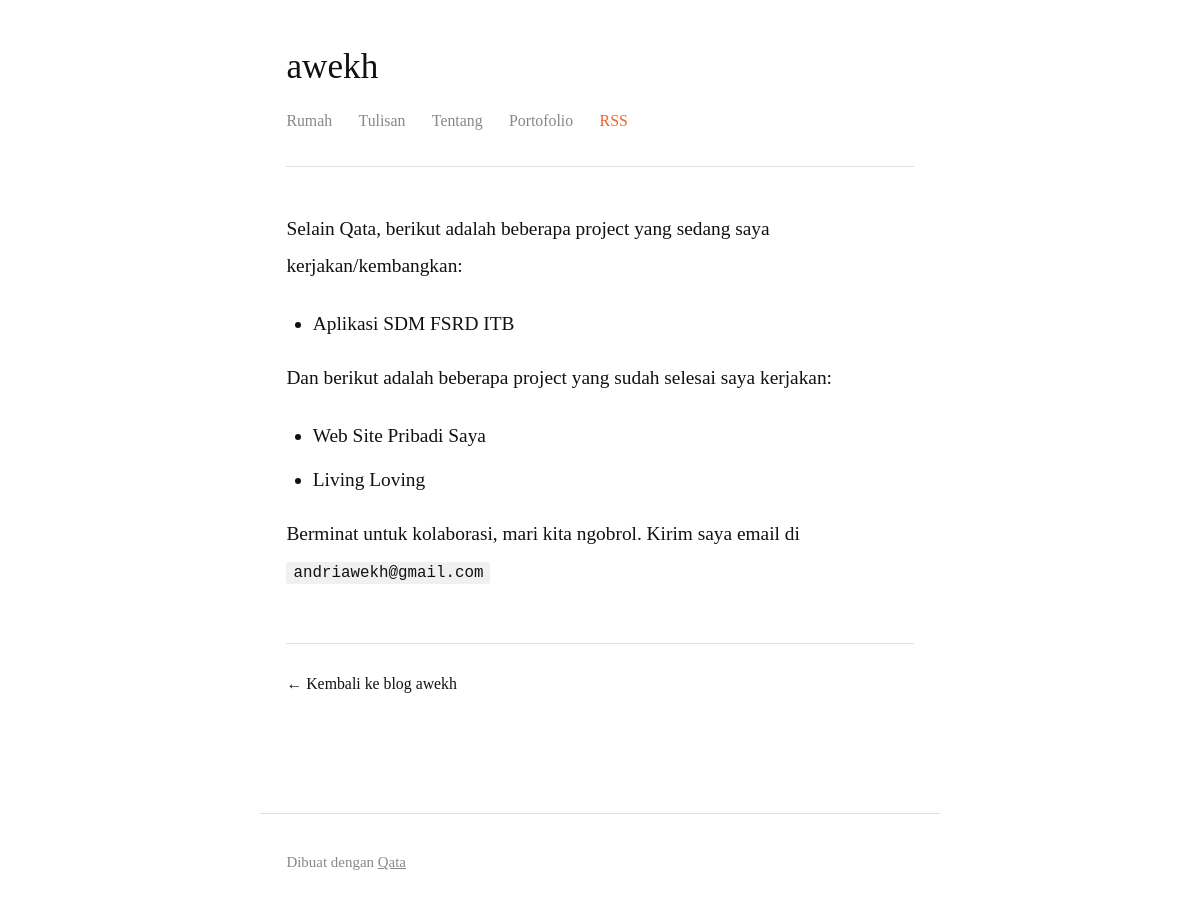
Page /awekh/page/portofolio on the committed database.
### tables this page shows
CREATE TABLE users (
            id INTEGER PRIMARY KEY AUTOINCREMENT,
            username TEXT UNIQUE NOT NULL,
            email TEXT UNIQUE NOT NULL,
            password TEXT NOT NULL,
            display_name TEXT,
            bio TEXT,
            website TEXT,
            twitter TEXT,
            instagram TEXT,
            is_admin INTEGER DEFAULT 0,
            is_active INTEGER DEFAULT 1,
            created_at TIMESTAMP DEFAULT CURRENT_TIMESTAMP
        );

CREATE TABLE pages (
            id INTEGER PRIMARY KEY AUTOINCREMENT,
            user_id INTEGER NOT NULL,
            type TEXT NOT NULL,
            slug TEXT,
            title TEXT NOT NULL,
            content TEXT NOT NULL,
            content_html TEXT,
            created_at TIMESTAMP DEFAULT CURRENT_TIMESTAMP,
            updated_at TIMESTAMP DEFAULT CURRENT_TIMESTAMP,
            FOREIGN KEY (user_id) REFERENCES users (id),
            UNIQUE(user_id, type),
            UNIQUE(user_id, slug)
        );

### public.py (the view)
@public_bp.route('/<username>/page/<slug>')
def user_page(username, slug):
    db = get_db()
    user = db.execute(
        'SELECT * FROM users WHERE username = ? AND is_active = 1',
        (username,)
    ).fetchone()
    if user is None:
        abort(404)
    page = db.execute(
        'SELECT * FROM pages WHERE user_id = ? AND slug = ? AND type = ?',
        (user['id'], slug, 'custom')
    ).fetchone()
    if page is None:
        abort(404)
    custom_pages = db.execute(
        'SELECT * FROM pages WHERE user_id = ? AND type = ?',
        (user['id'], 'custom')
    ).fetchall()
    return render_template('public/page.html',
                           user=user,
                           page=page,
                           custom_pages=custom_pages)

### database.py (called while the page is built)
def get_db():
    if 'db' not in g:
        g.db = sqlite3.connect(
            current_app.config['DATABASE']
        )
        g.db.text_factory = lambda b: b.decode('utf-8', errors='replace')
        g.db.row_factory = sqlite3.Row
        g.db.execute("PRAGMA journal_mode=WAL")
    return g.db

### templates/public/page.html (shortened to what this page needs)
{% extends 'base.html' %}
{% block content %}
<article class="post-full">
    <header class="post-header">
        <h1>{{ user['display_name'] }}</h1>
        <div class="blog-nav">
    <a href="{{ url_for('public.user_blog', username=user['username']) }}">Rumah</a>
    <a href="{{ url_for('public.user_archive', username=user['username']) }}">Tulisan</a>
    <a href="{{ url_for('public.user_about', username=user['username']) }}">Tentang</a>
    {% for cp in custom_pages %}
    <a href="{{ url_for('public.user_page', username=user['username'], slug=cp['slug']) }}">{{ cp['title'] }}</a>
    {% endfor %}
    <a href="{{ url_for('public.user_rss', username=user['username']) }}" class="rss-link">RSS</a>
</div>
    </header>
    <div class="post-content">
        {{ page['content_html'] | safe }}
    </div>
    <footer class="post-footer">
        <a href="{{ url_for('public.user_blog', username=user['username']) }}">
            &larr; Kembali ke blog {{ user['display_name'] }}
        </a>
    </footer>
</article>
{% endblock %}

### static/style.css (style rules this page uses)
*, *::before, *::after { box-sizing: border-box; margin: 0; padding: 0; }
html, body { background: #fff; color: #111; font-family: 'Georgia', serif; font-size: 1.1rem; line-height: 1.8; }
a { color: #111; text-decoration: none; }
.blog-nav { margin-top: 1rem; display: flex; gap: 1.5rem; font-size: 0.9rem; }
.blog-nav a { color: #888; border-bottom: 2px solid transparent; padding-bottom: 2px; }
.post-full { max-width: 680px; margin: 0 auto; }
.post-header { margin-bottom: 2.5rem; padding-bottom: 1.5rem; border-bottom: 1px solid #e0e0e0; }
.post-header h1 { font-size: 2rem; line-height: 1.3; margin-bottom: 0.8rem; font-weight: normal; }
.post-content { line-height: 1.9; }
.post-content p { margin-bottom: 1.2rem; }
.post-content ul, .post-content ol { margin: 1rem 0 1rem 1.5rem; }
.post-content li { margin-bottom: 0.4rem; }
.post-content code { background: #f0f0f0; padding: 0.1rem 0.4rem; border-radius: 3px; font-size: 0.9rem; font-family: monospace; }
.post-footer { margin-top: 3rem; padding-top: 1.5rem; border-top: 1px solid #e0e0e0; font-size: 0.9rem; }
.rss-link { color: #f26522 !important; }

### rows in the picture
users: display_name "awekh"
pages: title "Portofolio", content_html "Selain Qata, berikut adalah beberapa project yang sedang saya kerjakan/kembangkan: Aplikasi SDM FSRD ITB Dan berikut adalah beberapa project yang sudah selesai saya kerjakan: Web Site Pribadi Saya Living Loving Berminat untuk kolaborasi, mari kita ngobrol. Kirim saya email di andriawekh@gmail.com"
